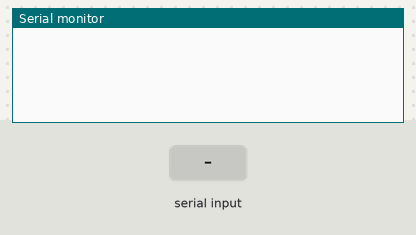
Simulated run of this sketch. Board: Arduino Uno, built with avr-gcc and run on an emulated ATmega328P. On the bench: the last lines printed to the serial monitor. Inputs (shaded band) come from the test bench. Storage starts empty.

Above: at 1.0 s.
1.1 s: "1" received over Serial
At 1.7 s:
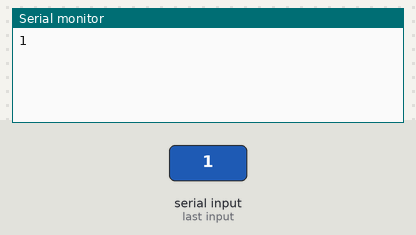
2.6 s: byte 255 (255) received over Serial
At 3.0 s:
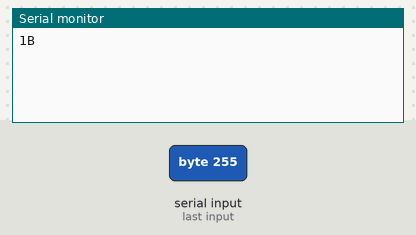

Measured:
- after the input at 1.1 s, the serial monitor: prints a new line at once (image 1)
- after the input at 2.6 s, the serial monitor: prints a new line at once (image 2)

The sketch:

AsdTransfer.ino
```cpp
// Overfører direkte "1.stp" fra PC til Arduino SD
#include <SPI.h>
#include <SD.h>

File myFile;

void setup()
{
  Serial.begin(19200);
  SD.begin(8);

  SD.remove("1.stp");

  File dataFile = SD.open("1.stp", FILE_WRITE);

  if ( !dataFile )
    Serial.write(60);

  long int i;
  i = 0;
  boolean slutt = false;

  while ( !slutt )
  {
    if (Serial.available() > 0)
    {
      byte b = Serial.read();
      if ( b == 255)
        slutt = true;
      else
      {
        dataFile.write(b);
        Serial.write(b);
      }
      i++;
    }
  }
  dataFile.close();
  Serial.write(66);
}


void loop()
{


}
```
